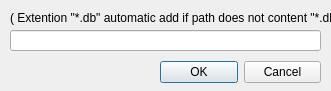
<?xml version="1.0" encoding="UTF-8"?>
<ui version="4.0">
 <class>DatabasePath</class>
 <widget class="QDialog" name="DatabasePath">
  <property name="geometry">
   <rect>
    <x>0</x>
    <y>0</y>
    <width>331</width>
    <height>91</height>
   </rect>
  </property>
  <property name="windowTitle">
   <string>Set Path of Database</string>
  </property>
  <widget class="QLineEdit" name="lePath">
   <property name="geometry">
    <rect>
     <x>10</x>
     <y>30</y>
     <width>311</width>
     <height>21</height>
    </rect>
   </property>
  </widget>
  <widget class="QLabel" name="label">
   <property name="geometry">
    <rect>
     <x>10</x>
     <y>10</y>
     <width>451</width>
     <height>16</height>
    </rect>
   </property>
   <property name="text">
    <string>( Extention &quot;*.db&quot; automatic add if path does not content &quot;*.db&quot;)</string>
   </property>
  </widget>
  <widget class="QWidget" name="">
   <property name="geometry">
    <rect>
     <x>160</x>
     <y>60</y>
     <width>161</width>
     <height>25</height>
    </rect>
   </property>
   <layout class="QHBoxLayout" name="horizontalLayout">
    <item>
     <widget class="QPushButton" name="btnOK">
      <property name="text">
       <string>OK</string>
      </property>
     </widget>
    </item>
    <item>
     <widget class="QPushButton" name="btnCan">
      <property name="text">
       <string>Cancel</string>
      </property>
     </widget>
    </item>
   </layout>
  </widget>
 </widget>
 <resources/>
 <connections/>
</ui>
